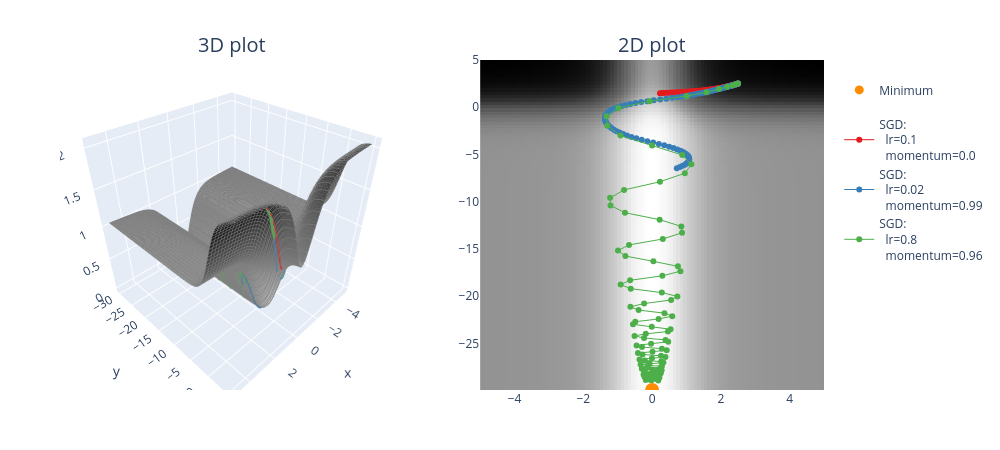

Source (notebook cell):
### Markdown cell above
### Exercise - implement `opt_fn_with_sgd`

> ```yaml
> Difficulty: 🔴🔴🔴⚪⚪
> Importance: 🔵🔵🔵🔵⚪
> 
> You should spend up to 15-20 minutes on this exercise.
> ```

Implement the `opt_fn_with_sgd` function using `torch.optim.SGD`. This function optimizes parameters `(x, y)` (which represent coordinates at which we evaluate a function) using gradient descent on that function value. In other words, this should look just like your optimization loops in previous days' material, except rather than passing in `model.parameters()` to your optimizer, you pass in `(xy,)` (because it needs to be an iterable of parameters, not just a single parameter).

Remember, your update steps `optimizer.step()` will automatically change the values of `xy` inplace - this means that you shouldn't store past values like `xy_list.append(xy)` because then past elements of that list will be modified when `xy` is updated. Instead, you should use something like `xy_list.append(xy.detach().clone())` to make sure you're returning a copy of the tensor, which won't continue to be modified.

We've also provided you with a function `plot_fn_with_points`, which plots a function as well as a list of points produced by functions like the one above. The code below starts from `(2.5, 2.5)` and adds the resulting trajectory of `(x, y)` coordinates to the contour plot. Does it find the minimum? Play with the learning rate and momentum a bit and see how close you can get within 100 iterations.

### Code cell
def opt_fn_with_sgd(
    fn: Callable, xy: Float[Tensor, "2"], lr=0.001, momentum=0.98, n_iters: int = 100
) -> Float[Tensor, "n_iters_plus_1 2"]:
    """
    Optimize a given function starting from the specified point.

    xy: shape (2,). The (x, y) starting point.
    n_iters: number of steps.
    lr, momentum: parameters passed to the torch.optim.SGD optimizer.

    Return: (n_iters+1, 2). The (x, y) values, from initial values to values after step `n_iters`.
    """
    # Make sure tensor has requires_grad=True, otherwise it can't be optimized (more on this tomorrow!)
    assert xy.requires_grad

    optimizer = t.optim.SGD([xy], lr, momentum)
    xy_list = []
    xy_list.append([xy[0].item(), xy[1].item()])
    for _ in range(n_iters):
        loss = fn(xy[0], xy[1])
        loss.backward()
        optimizer.step()
        optimizer.zero_grad()
        # print(xy, xy[0], xy[0].item())
        xy_list.append([xy[0].item(), xy[1].item()])

    xy_list_t = t.tensor(xy_list)
    return xy_list_t
    raise NotImplementedError()


points = []

optimizer_list = [
    (optim.SGD, {"lr": 0.1, "momentum": 0.0}),
    (optim.SGD, {"lr": 0.02, "momentum": 0.99}),
    (optim.SGD, {"lr": 0.8, "momentum": 0.96})
]

for optimizer_class, params in optimizer_list:
    xy = t.tensor([2.5, 2.5], requires_grad=True)
    xys = opt_fn_with_sgd(pathological_curve_loss, xy=xy, lr=params["lr"], momentum=params["momentum"])
    points.append((xys, optimizer_class, params))
    print(f"{params=}, last point={xys[-1]}")

plot_fn_with_points(pathological_curve_loss, points=points, min_points=[(0, "y_min")])
